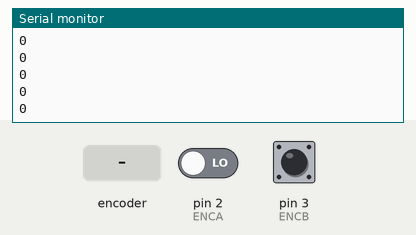
Simulated run of this sketch. Board: Arduino Uno, built with avr-gcc and run on an emulated ATmega328P. Parts: the last lines printed to the serial monitor. Inputs (shaded band) come from the test bench; at power-on: pin 2 (ENCA) LOW, pin 3 (ENCB) HIGH.

Above: at 1.2 s.
1.3 s: rotary encoder on pin 2 (ENCA) / pin 3 (ENCB) turned 1 step (first pin leading)
At 1.37 s:
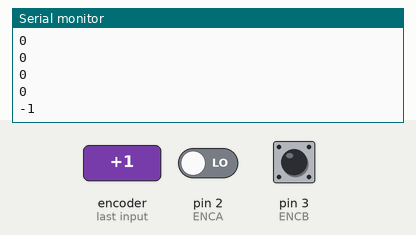
3.0 s: rotary encoder on pin 2 (ENCA) / pin 3 (ENCB) turned 1 step (first pin leading)
At 3.02 s:
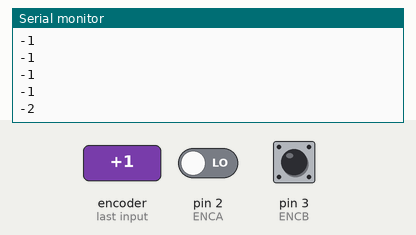
Timing chart, 0 to 6.0 s (numbered marks = the images above; inputs shaded):
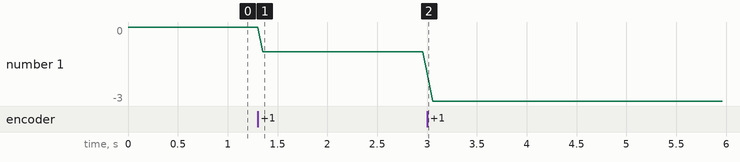

The sketch:

encoder_test.ino
```cpp
#define ENCA 2
#define ENCB 3

volatile long encoderPos = 0; // Position counter

void setup() {
  Serial.begin(9600);
  pinMode(ENCA, INPUT);
  pinMode(ENCB, INPUT);

  attachInterrupt(digitalPinToInterrupt(ENCA), readEncoder, CHANGE);
}

void loop() {
  Serial.println(encoderPos);
  delay(50);
}

void readEncoder() {
  int a = digitalRead(ENCA);
  int b = digitalRead(ENCB);

  if (a == b) {
    encoderPos++; // CW
  } else {
    encoderPos--; // CCW
  }
}
```

Measured:
- after the input at 1.3 s, the serial monitor: prints a new line after 0.05 s (image 1)
- after the input at 3.0 s, the serial monitor: prints a new line at once (image 2)
- plotted number 1: 0 → -1 after the input at 1.3 s, -1 → -3 after the input at 3.0 s
